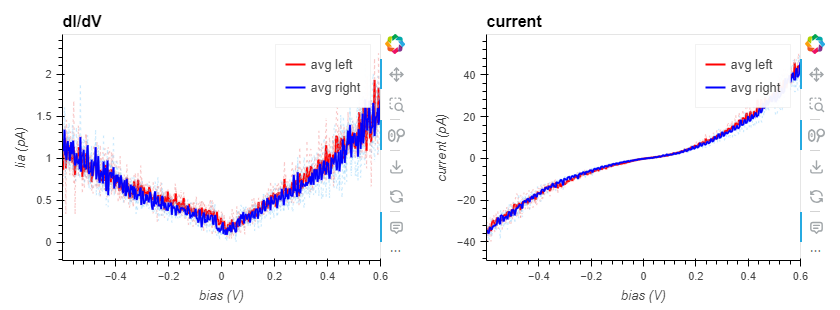
#> input picture test/test.png, 840 x 310 px
$ python -i filters.py   (imports and definitions only)
#> lines starting #> are read from the running program, lines starting #| are printed output that depends on the picture; after the words box and inside, x2 and y2 are one past the last pixel; in counts of white or black regions, pixels touching at a corner belong together
import numpy as np
from scipy import ndimage

class Filters():
    ''' Filters.

    '''

    def __init__(self, spym_instance):
        self._spym = spym_instance

    # [129 lines left out: functions gauss, median, mean, sharpen, destripe, gauss and 3 more, not called in this run]

def destripe(image,
             min_length = 20,
             hard_threshold = 0.4,
             soft_threshold = 0.2,
             sign = 'positive',
             rel_threshold = None):
    ''' Find and remove scan stripes by averaging neighbourhood lines.

    Args:
        image: 2d numpy array.
        min_length: only scars that are as long or longer than this value (in pixels) will be marked.
        hard_threshold: the minimum difference of the value from the neighbouring upper and lower lines to be considered a defect.
        soft_threshold: values differing at least this much do not form defects themselves, but they are attached to defects obtained from the hard threshold if they touch one.
        sign: whether mark stripes with positive values, negative values or both.
        rel_threshold: the minimum difference of the value from the neighbouring upper and lower lines to be considered a defect (in physical values). Overwrite hard_threshold.

    Returns:
        destriped 2d array.

    '''

    # Normalize image
    rng = (image.max() - image.min()) / 2
    n_image = (image - image.mean())/rng

    # Calculate positive line differences
    d_pos = np.diff(n_image.clip(0, None), axis=0)
    np.clip(d_pos, 0, None, out=d_pos)
    diff_pos = np.empty(image.shape)
    diff_pos[0] = d_pos[0]
    diff_pos[1:] = d_pos

    # Calculate negative line differences
    d_neg = np.diff(n_image.clip(None, 0), axis=0)
    np.clip(d_neg, None, 0, out=d_neg)
    diff_neg = np.empty(image.shape)
    diff_neg[0] = d_neg[0]
    diff_neg[1:] = d_neg

    # Calculate physical threshold
    if rel_threshold:
        hard_threshold = rel_threshold*rng

    # Calculate masks for hard and soft thresholds
    m_hard_pos = False
    m_soft_pos = False
    m_hard_neg = False
    m_soft_neg = False
    if sign in ['positive', 'both']:
        m_hard_pos = diff_pos > hard_threshold
        m_soft_pos = diff_pos > soft_threshold
    if sign in ['negative', 'both']:
        m_hard_neg = diff_neg < -hard_threshold
        m_soft_neg = diff_neg < -soft_threshold

    # Opening (erosion+dilation) of the masks
    m_hard = ndimage.binary_opening(m_hard_pos+m_hard_neg, structure=np.ones((1,min_length), dtype=bool))
    m_soft = ndimage.binary_opening(m_soft_pos+m_soft_neg, structure=np.ones((1,2*min_length), dtype=bool))

    # Addition of hard and soft mask
    mask = ndimage.binary_opening(m_soft+m_hard, structure=np.ones((1,min_length), dtype=bool))

    # Filter masked values
    image_masked = np.ma.array(image, mask = mask, fill_value=np.NaN)
    filt = ndimage.uniform_filter(image_masked.data, size=(3, 1))

    filtered = image*np.invert(mask) + filt*mask

    return filtered, mask

>>> import cv2
>>> picture = cv2.imread('../../test/test.png', cv2.IMREAD_GRAYSCALE)
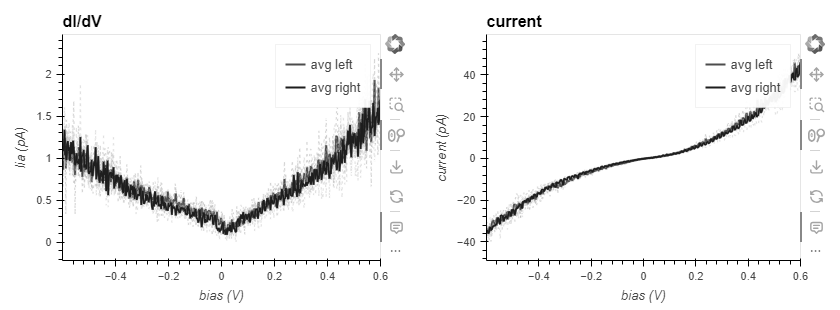
#> picture: shape (310, 840); min 0, max 255, mean 244.7
>>> result = destripe(picture)
#> in destripe, `rng = (image.max() - image.min()) / 2`: rng = 127.5
#> in destripe, `d_pos = np.diff(n_image.clip(0, None), axis=0)`:
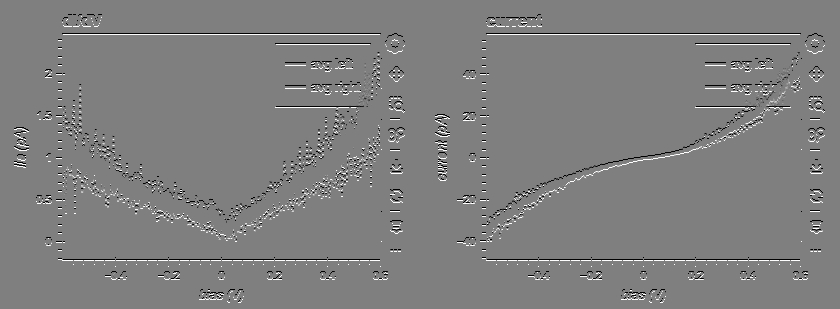
#> d_pos: shape (309, 840) float64; min -0.0804, max 0.0804, mean 2.65e-20; drawn with min black and max white
#> in destripe, `np.clip(d_pos, 0, None, out=d_pos)`:
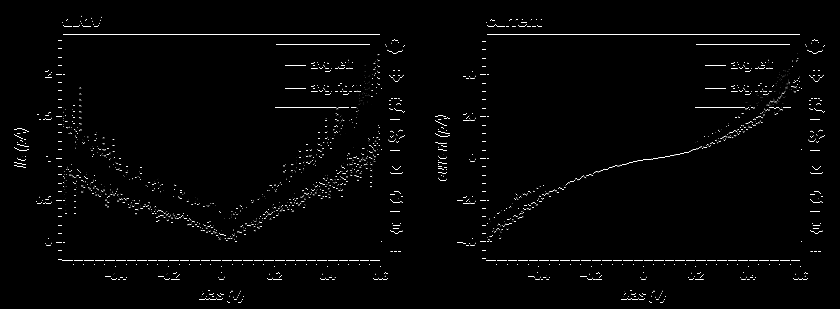
#> d_pos: shape (309, 840) float64; 2.59% of pixels changed, all inside (x1, y1, x2, y2) = (14, 14, 825, 302); drawn with min black and max white
#> in destripe, `diff_pos[1:] = d_pos`:
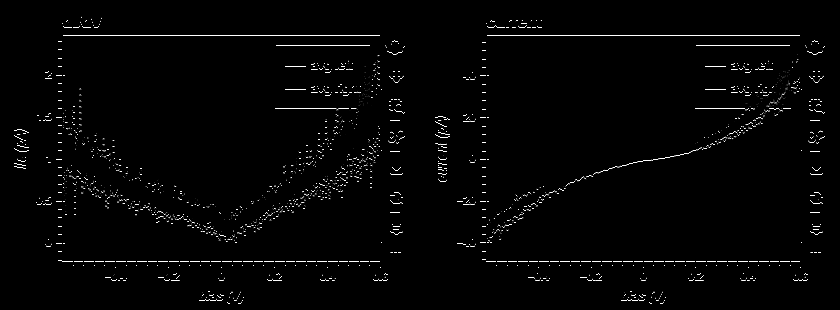
#> diff_pos: shape (310, 840) float64; min 0, max 0.0804, mean 0.00154; drawn with min black and max white
#> in destripe, `d_neg = np.diff(n_image.clip(None, 0), axis=0)`:
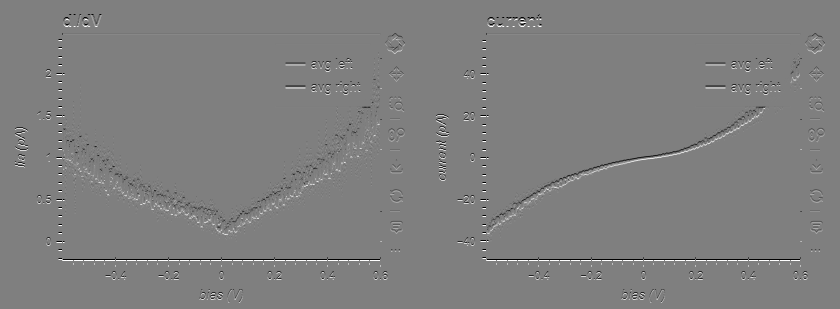
#> d_neg: shape (309, 840) float64; min -1.92, max 1.92, mean 2.67e-19; drawn with min black and max white
#> in destripe, `np.clip(d_neg, None, 0, out=d_neg)`:
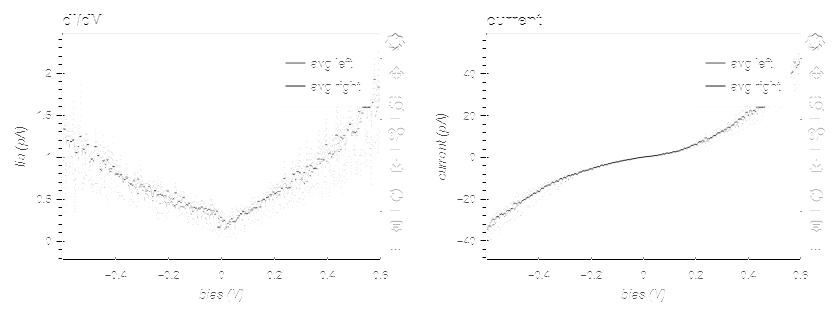
#> d_neg: shape (309, 840) float64; 4.48% of pixels changed, all inside (x1, y1, x2, y2) = (14, 15, 825, 303); drawn with min black and max white
#> in destripe, `diff_neg[1:] = d_neg`:
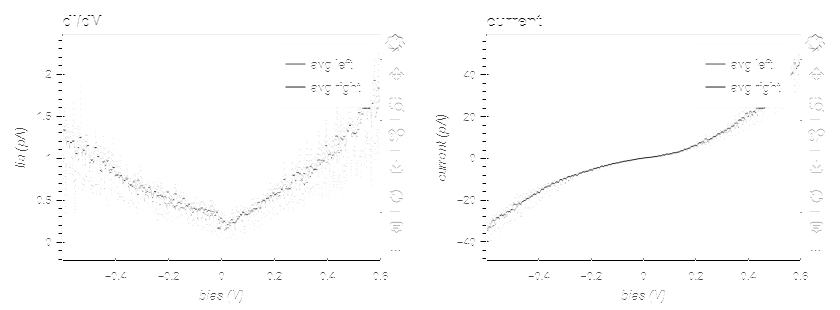
#> diff_neg: shape (310, 840) float64; min -1.92, max 0, mean -0.0182; drawn with min black and max white
#> in destripe, `m_hard_pos = diff_pos > hard_threshold`: m_hard_pos: shape (310, 840) bool; every value is 0
#> (the run stopped early here; a loop or call above may not have finished)
